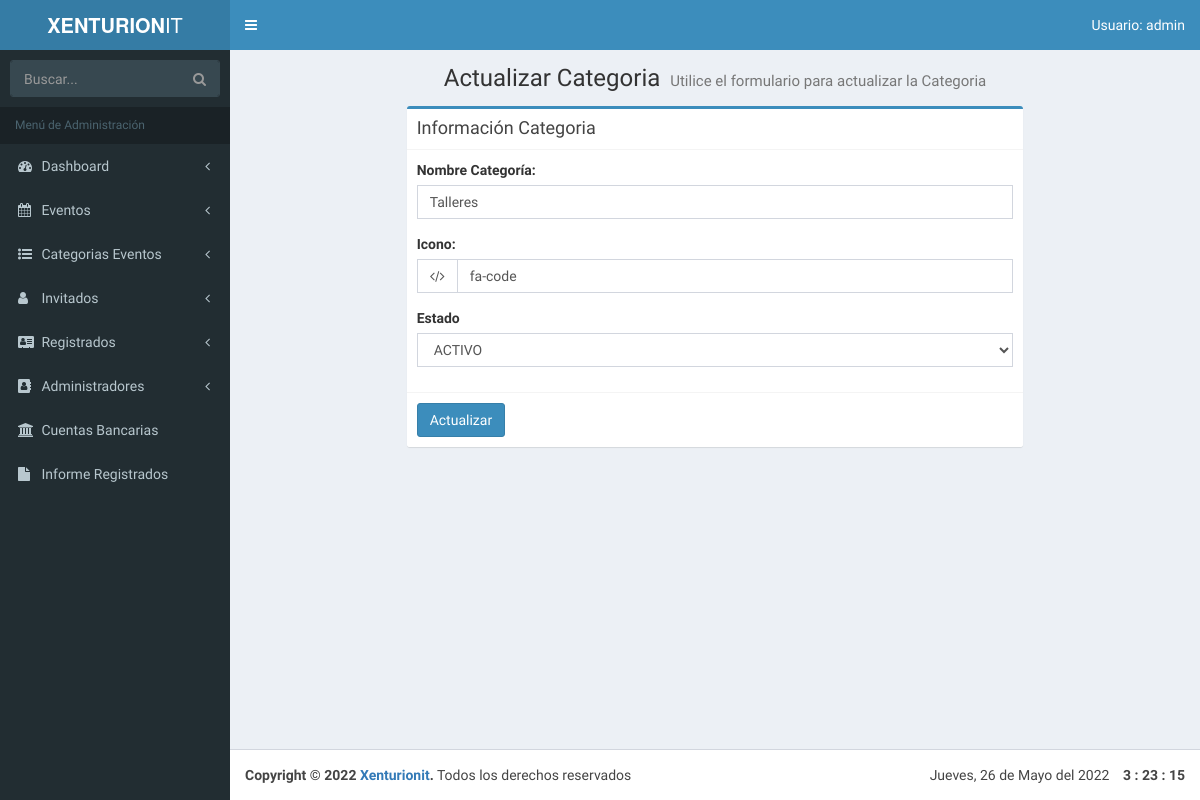
Before: /admin/editar-categoria.php?id=3 (signed in) with the older database file.
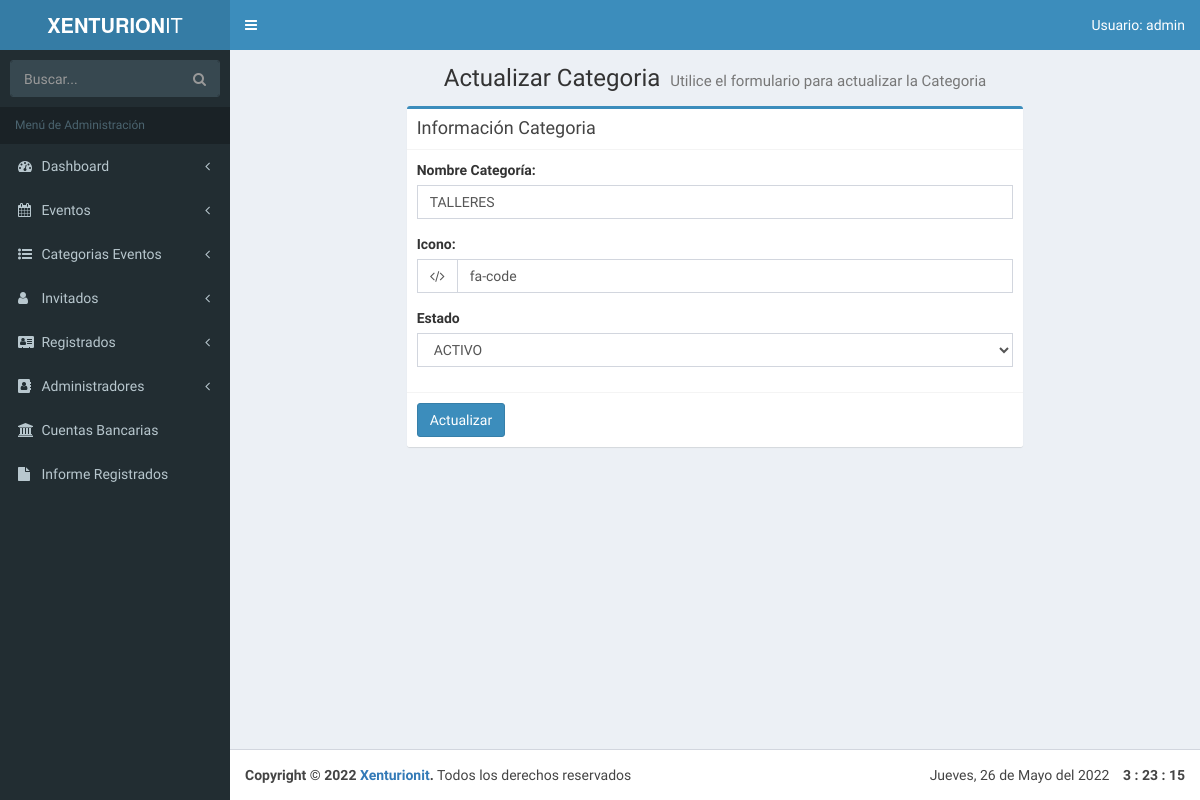
After: the same page with the newer database file.
### tables this page shows
CREATE TABLE `categoria_evento` (
                                    `id_categoria` tinyint(10) NOT NULL AUTO_INCREMENT,
                                    `cat_evento` varchar(50) NOT NULL,
                                    `icono` varchar(15) NOT NULL,
                                    `actualizado` datetime NOT NULL,
                                    `estado_categoria` tinyint(1) DEFAULT NULL,
                                    PRIMARY KEY (`id_categoria`)
);

### admin/editar-categoria.php (the view, shortened to what this page needs)
<?php
    include_once 'funciones/funciones.php';
    include_once 'templates/header.php';
     $id = $_GET['id'];
     if (!filter_var($id, FILTER_VALIDATE_INT)):
        die('ERROR!');
     else:
?>
<body  class="hold-transition skin-blue fixed sidebar-mini" data-elemento="Eventos">
    <div class="wrapper">
        <?php include_once 'templates/barra.php'; ?>
        <?php include_once 'templates/navegacion.php'; ?>
  <div class="content-wrapper">
    <section class="content-header">
      <h1 class="text-center">
        Actualizar Categoria
        <small>Utilice el formulario para actualizar la Categoria</small>
      </h1>
    </section>
    <section class="content">
            <div class="row">
                <div class="col-lg-8 col-lg-offset-2">
                    <div class="box box-primary">
                            <div class="box-header with-border">
                                <h3 class="box-title">Información Categoria</h3>
                            </div>
                                <?php
                                    $sql = "SELECT * FROM `categoria_evento` WHERE `id_categoria` = $id";
                                    $res = $conn->query($sql);
                                    $categoria = $res->fetch_assoc();
                                ?>
                                <form role="form" id="guardar-registro" action="modelo-categoria.php" method="post">
                                    <div class="box-body">
                                            <div class="form-group">
                                                <label for="nombre_evento">Nombre Categoría: </label>
                                                <input type="text" class="form-control" id="categoria" name="categoria" value="<?php echo $categoria['cat_evento']; ?>">
                                            </div>
                                            <div class="form-group">
                                                <label>Icono:</label>
                                                <div class="input-group">
                                                    <div class="input-group-addon">
                                                         <i class="fa fa-lock" aria-hidden="true"></i>
                                                    </div>
                                                    <input id="icono" type="text" name="icono" class="form-control pull-right" placeholder="fa-icon" value="<?php echo $categoria['icono']; ?>" >
                                                </div>
                                            </div>
                                        <div class="form-group">
                                            <label for="estado">Estado</label>
                                            <select name="estado" id="estado" class="form-control">
                                                <?php
                                                if($categoria['estado_categoria'] == 0 ) {?>
                                                    <option value="0" selected><?php echo 'INACTIVO'; ?></option>
                                                    <option value="1"><?php echo 'ACTIVO'; ?></option>
                                                <?php } else { ?>
                                                    <option value="1" selected><?php echo 'ACTIVO'; ?></option>
                                                <?php } ?>
                                            </select>
                                        </div>
                                    </div>
                                    <div class="box-footer">
                                        <button type="submit" name="actualizar" id="actualizar" class="btn btn-primary btn_actualizar_admin">Actualizar</button>
                                    </div>
                                </form>
                    </div>
                </div>
            </div>
    </section>
  </div>
<?php
  include_once 'templates/footer.php';
  include_once 'templates/footer-scripts.php';
  endif;
?>

Changed rows visible on the page:
changed categoria_evento "fa-code": categoria "Talleres" → "TALLERES"
